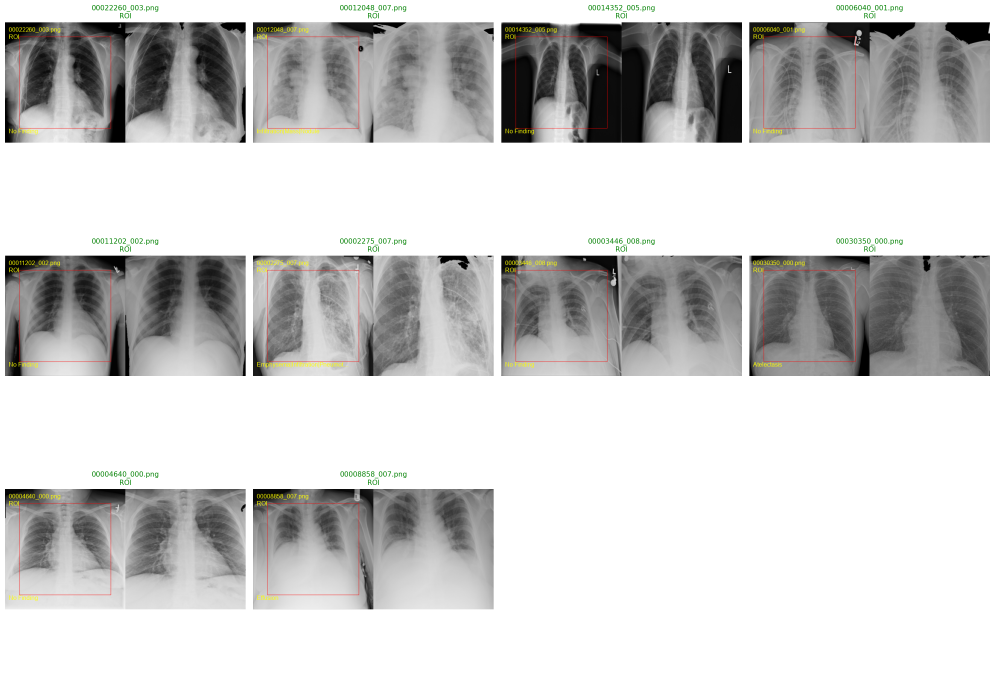
#> input picture roi_visualizations/roi_extraction_samples.png, 2985 x 2065 px (shown at 1/3 size)
$ python -i preprocess_images.py   (imports and definitions only)
#> lines starting #> are read from the running program, lines starting #| are printed output that depends on the picture
#> further down, picture is the input picture: PIL image 2985x2065 RGBA; mean R, G, B, A 203.4, 203.2, 202.4, 255
"""Pre-process and cache ROI-extracted images for faster training.

This script processes all images once, extracts ROI, and saves them to a cache directory.
Training can then load from cache instead of processing on-the-fly, eliminating bottlenecks.
"""

from __future__ import annotations

import argparse
from pathlib import Path
import sys
import os
from tqdm import tqdm
import pandas as pd
import numpy as np
import cv2
from PIL import Image, ImageOps

# Fix Windows console encoding for emoji
if sys.platform == "win32":
    import io
    sys.stdout = io.TextIOWrapper(sys.stdout.buffer, encoding='utf-8', errors='replace')
    sys.stderr = io.TextIOWrapper(sys.stderr.buffer, encoding='utf-8', errors='replace')

PROJECT_ROOT = Path(__file__).resolve().parents[1]
if str(PROJECT_ROOT) not in sys.path:
    sys.path.insert(0, str(PROJECT_ROOT))

from src.data.roi_extraction import extract_lung_roi


def _apply_clahe_lab(
    image: Image.Image,
    clip_limit: float = 1.8,
    tile_grid_size: tuple[int, int] = (8, 8),
) -> Image.Image:
    """CLAHE on L channel in LAB space (after ROI, before resize).

    Default clipLimit 1.8 is slightly gentler than 2.0 to reduce strong edge halos after
    resize; use --clahe-clip-limit 2.0 if you prefer maximum local contrast.
    """
#> called with clip_limit = 1.8, tile_grid_size = (8, 8)
    arr = np.asarray(image.convert("RGB"))
    lab = cv2.cvtColor(arr, cv2.COLOR_RGB2LAB)
#> lab: shape (2065, 2985, 3); mean of channels 0, 1, 2 206, 128, 128.4
    l_ch, a_ch, b_ch = cv2.split(lab)
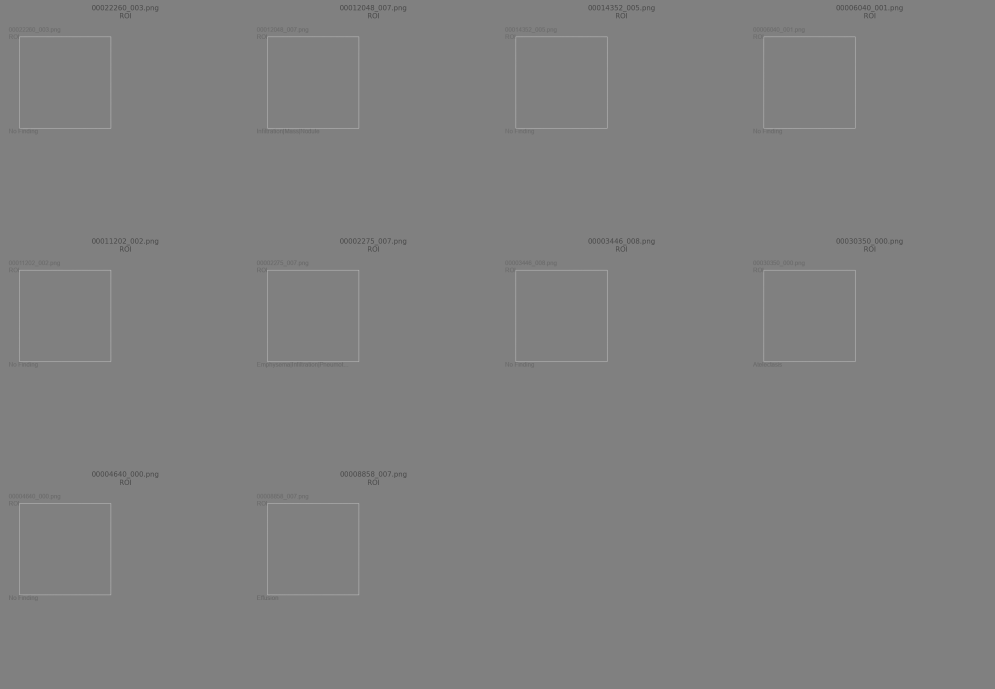
#> a_ch: shape (2065, 2985) (shown at 1/3 size); min 76, max 202, mean 128
    clahe = cv2.createCLAHE(
        clipLimit=float(clip_limit),
        tileGridSize=(int(tile_grid_size[0]), int(tile_grid_size[1])),
    )
    l2 = clahe.apply(l_ch)
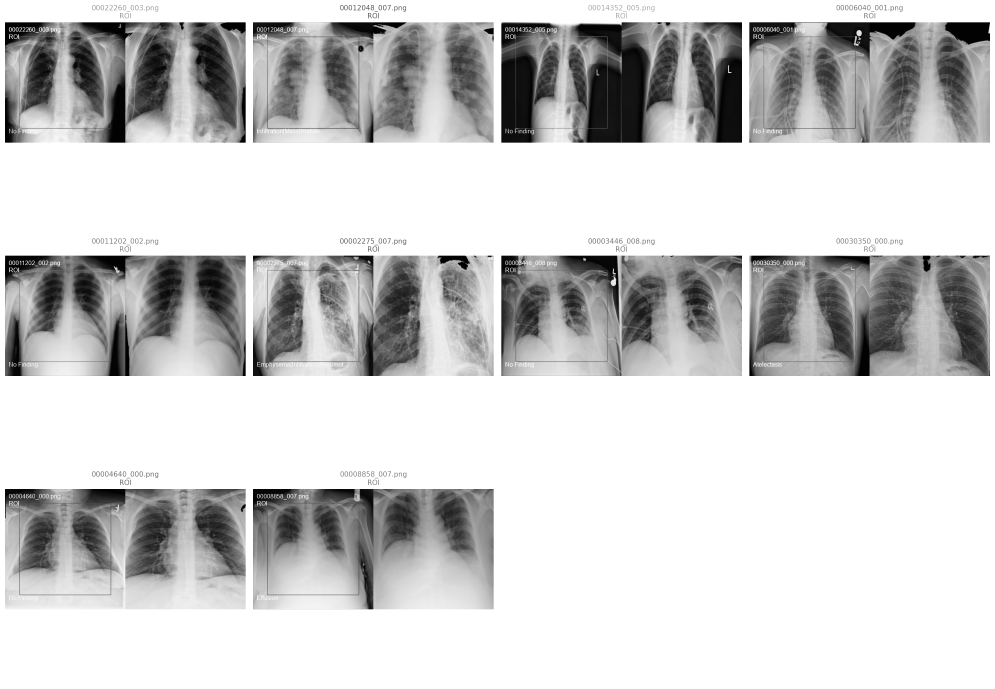
#> l2: shape (2065, 2985) (shown at 1/3 size); min 1, max 255, mean 204.1
    merged = cv2.merge((l2, a_ch, b_ch))
#> merged: shape (2065, 2985, 3); mean of channels 0, 1, 2 204.1, 128, 128.4
    rgb = cv2.cvtColor(merged, cv2.COLOR_LAB2RGB)
    return Image.fromarray(rgb)


# [245 lines left out: functions preprocess_images, _find_image_path, main, not called in this run]


# [2 lines not run here, left out]

>>> from PIL import Image
>>> picture = Image.open('../roi_visualizations/roi_extraction_samples.png')
>>> result = _apply_clahe_lab(picture)
